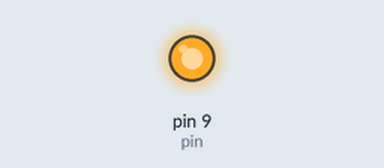
Simulated run of this sketch. Board: Arduino Uno, built with avr-gcc and run on an emulated ATmega328P. Parts: output pins drawn as LEDs (lit = HIGH).

Above: at 0.2 s.
At 3.7 s:
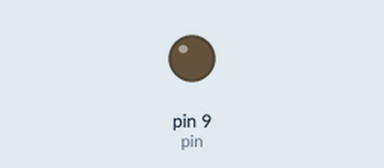
Timing chart, 0 to 7.2 s (numbered marks = the images above):
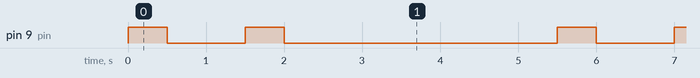

Measured:
- by itself, pin 9 (pin): repeats every 5.5 s: LOW 1.0 s, HIGH 0.50 s, LOW 3.5 s, HIGH 0.50 s
- by itself, everything shown: repeats every 5.5 s, in 4 steps

The sketch:

doctor.ino
```cpp
//choose your pin
int pin = 9;

// the setup function runs once when you press reset or power the board
void setup() {
  // initialize digital pin 9 as an output.
  pinMode(pin, OUTPUT);
}

// the loop function runs over and over again forever
void loop() {
  for(int i = 0; i < 2; i++) {
    digitalWrite(pin, HIGH);
    delay(500);
    digitalWrite(pin, LOW);
    delay(1000);
  }
  delay(2500);
 }
```
